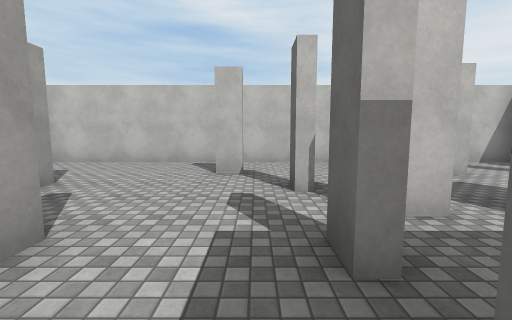
View 1 (above)

24 first-person views from a walk through a 3-D level made in the Unity game engine. The camera is 1.5 m above the floor, tilts 6° down and sees 90° across. The floor is counted in squares, 2 m on a side. Each view is taken from the middle of a square. On the plan, view 1 faces up. The plan holds only what a view shows up to about 9 squares ahead; the rest is blank. The place goes on beyond the plan. The player character is not drawn. Surface patterns are stand-ins for the level's own textures.

View 2
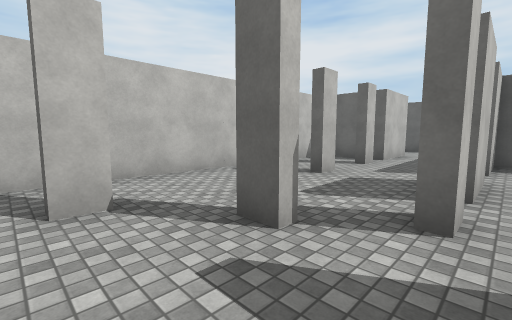

View 3
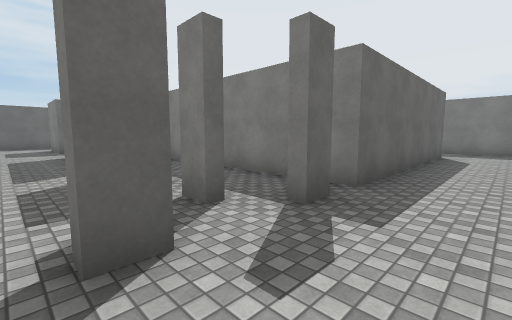

View 4
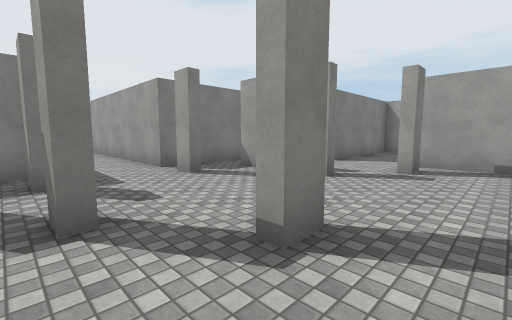

View 5
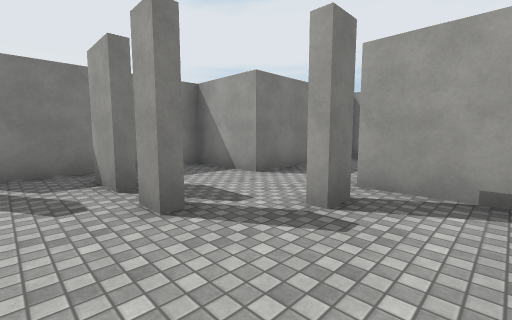

View 6
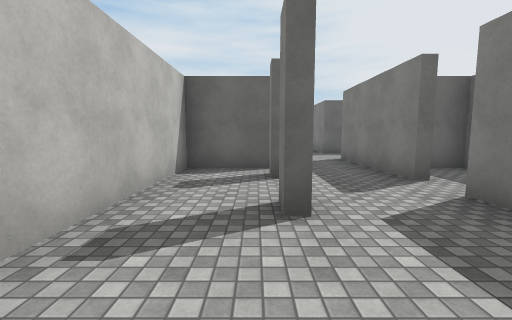

View 7
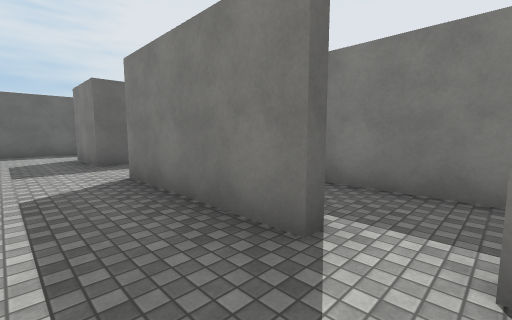

View 8
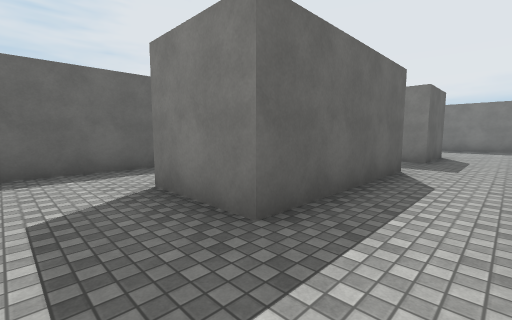

View 9
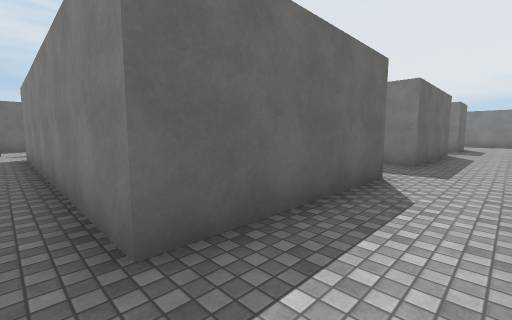

View 10
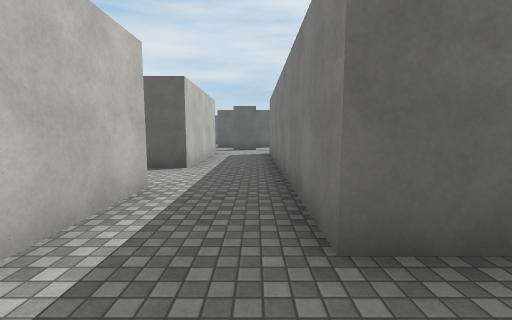

View 11
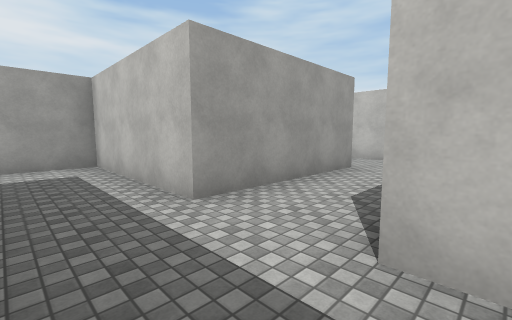

View 12
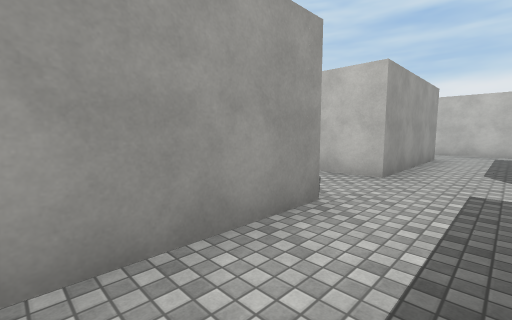

View 13
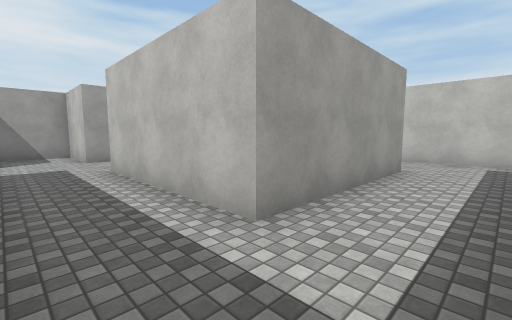

View 14
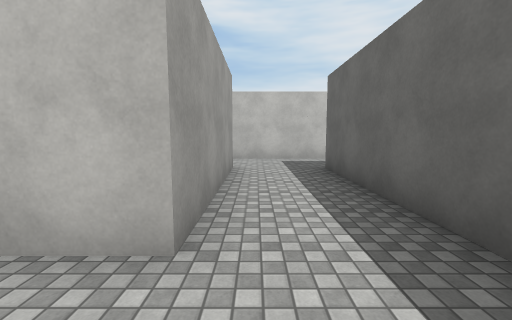

View 15
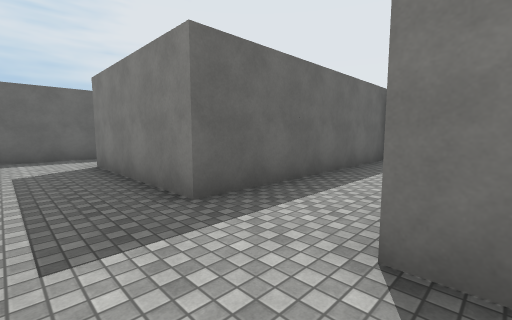

View 16
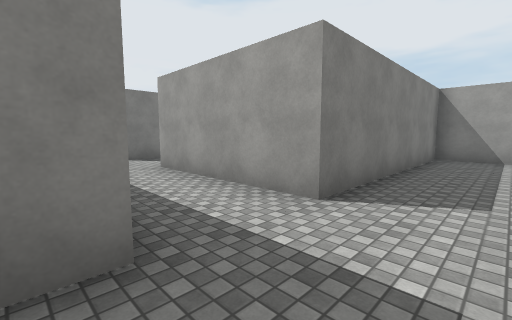

View 17
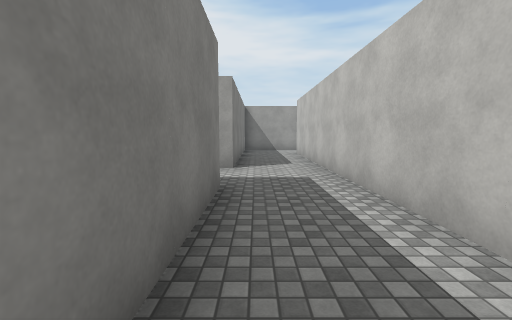

View 18
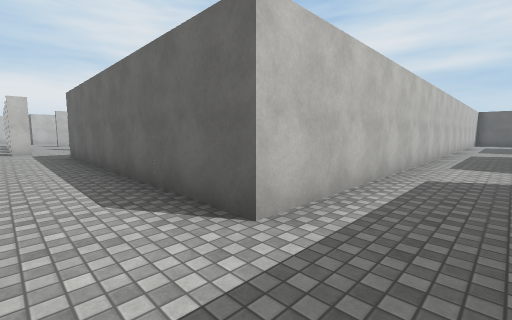

View 19
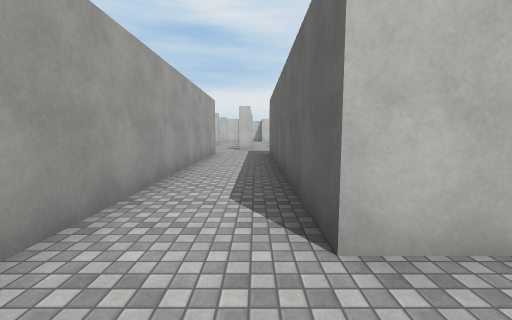

View 20
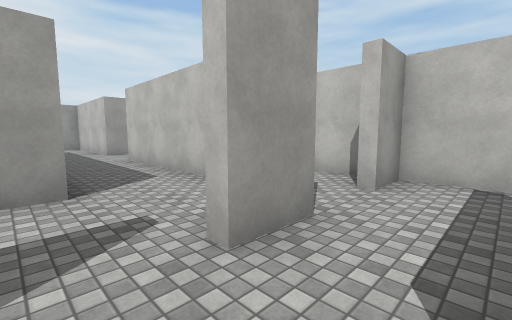

View 21
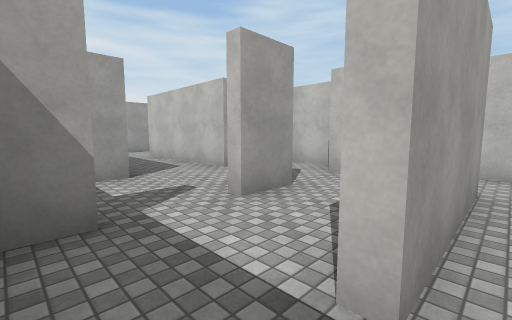

View 22
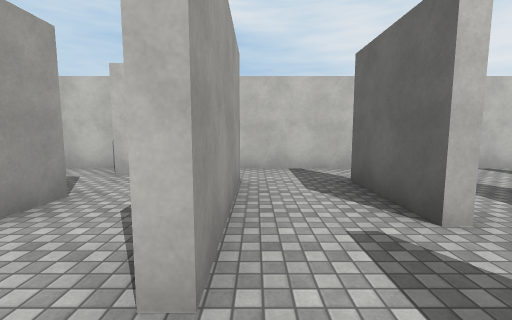

View 23
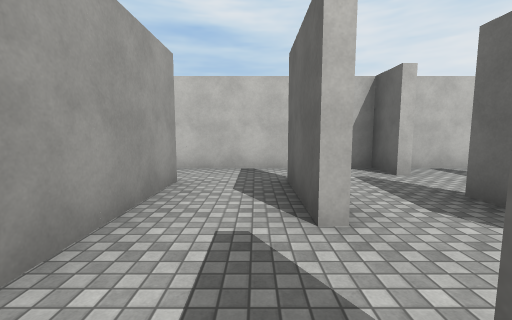

View 24
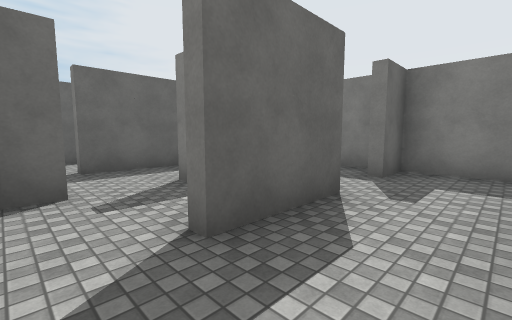

### Floor plan
Points are (right, up) in squares from view 1. A wall is a line through its corners. A room is listed if a view was taken in it or the views show most of it. See-through windows are left out.
Room 1 (views 1, 2, 3, 5)
walls: (0.5, 1.1) (0.5, 1.7); (0.7, 1.8) (0.7, 1.2); (-3, 2.6) (-3, 1.5); (0.5, 3.1) (0.5, 3.7); (1.1, 2.5) (1.8, 2.5); (1.9, 2.2) (1.3, 2.2); (-0.1, 4.7) (-0.7, 4.7); (-0.9, 5) (-0.2, 5); (-5.5, 2.5) (-5.5, 0.5) (-1.5, 0.5) (-1.5, -4.4); (4, 2.2) (2.5, 2.2); (0.5, 6.5) (-5.2, 6.5); (0.5, -5.6) (0.5, 0.5) (6.5, 0.5) (6.5, 2.2) (5, 2.2); (-5.5, 6.1) (-5.5, 4.5)
ways out: opening at (1.5, 4.5) to room 2; opening at (-6.5, 3.5)
Room 2 (views 4, 6, 7)
walls: (3.9, 4.5) (3.3, 4.5); (3.3, 4.7) (3.8, 4.7); (5.8, 4.5) (5.3, 4.5); (6.5, 4.5) (6.5, 6.5) (0.5, 6.5); (3.4, 2.5) (4, 2.5); (4.9, 2.5) (6.6, 2.5); (0.7, 3.9) (0.7, 3.2)
ways out: opening at (1.5, 4.5) to room 1; opening at (7.5, 3.5) to room 3
Room 3 (views 8, 9, 10)
walls: (10.5, 4.4) (10.5, 8.5) (12.5, 8.5); (8.5, 4.5) (6.5, 4.5); (6.6, 2.5) (8.5, 2.5); (10.5, -1.6) (10.5, 2.5) (12.5, 2.5); (12.5, 10.5) (8.5, 10.5) (8.5, 8.9); (10.5, -5.6) (10.5, -3.5) (11.1, -3.5)
ways out: opening at (7.5, 3.5) to room 2; opening at (11.5, 9.5) to room 4; opening at (9.5, -4.5); opening at (11.5, -2.5); opening at (11.5, 3.5)
Room 4 (views 11, 12, 13, 14, 15, 16, 17, 18, 19, 20, 21, 22)
walls: (11.5, 14.5) (12.5, 14.5) (12.5, 10.5); (20.5, 14.5) (20.5, 20.5) (24.5, 20.5); (14.4, 20.5) (18.5, 20.5) (18.5, 16.5) (14.5, 16.5); (20.1, 12.5) (18.9, 12.5); (18.5, 10.5) (14.5, 10.5) (14.5, 11.4); (22.5, 12.5) (20.8, 12.5) (20.8, 11.5); (20.8, 10) (20.8, 9); (21.1, 22.5) (8.5, 22.5) (8.5, 30.5); (12.5, 8.5) (18.5, 8.5) (18.5, 7.9); (20.8, 7.6) (20.8, 6.9); (26.5, 20) (26.5, 22.1); (6.5, 30.1) (6.5, 20.5) (12.5, 20.5) (12.5, 16.5) (10.5, 16.5) (10.5, 15)
ways out: opening at (11.5, 9.5) to room 3; opening at (23, 7) to room 5; opening at (23, 11.5) to room 6
Room 5 (view 23)
walls: (22.9, 6.5) (24.5, 6.5) (24.5, 7.5); (25.1, 6.5) (25.8, 6.5)
ways out: opening at (23, 7) to room 4; opening at (24, 9.5) to room 6; opening at (25, 8)
Room 6 (view 24)
walls: (22.8, 11) (22.8, 8); (25.5, 12.5) (22.5, 12.5); (24.5, 8.9) (24.5, 11)
ways out: opening at (23, 11.5) to room 4; opening at (24, 9.5) to room 5; opening at (25, 11.5) to room 7
Room 7 (no view inside)
walls: (26.5, 11.4) (26.5, 12.5) (25.5, 12.5); (26.5, 9.5) (26.5, 10)
ways out: opening at (25, 11.5) to room 6; opening at (26, 9); opening at (27, 10.5)

Where each view was taken, in squares from view 1:
view 1: 0 up, 0 right, facing up
view 2: 2 up, 1 left, facing up-right
view 3: 4 up, 1 left, facing down-right
view 4: 6 up, 1 right, facing down-left
view 5: 6 up, 2 left, facing down-left
view 6: 5 up, 1 right, facing right
view 7: 4 up, 4 right, facing down-right
view 8: 4 up, 9 right, facing down-right
view 9: 9 up, 9 right, facing down-right
view 10: 9 up, 9 right, facing right
view 11: 9 up, 15 right, facing up-left
view 12: 12 up, 14 right, facing up-left
view 13: 15 up, 20 right, facing up-left
view 14: 15 up, 19 right, facing up
view 15: 22 up, 18 right, facing down-right
view 16: 22 up, 15 right, facing down-left
view 17: 21 up, 18 right, facing left
view 18: 21 up, 7 right, facing up-right
view 19: 21 up, 8 right, facing up
view 20: 8 up, 22 right, facing up-left
view 21: 7 up, 23 right, facing up-left
view 22: 7 up, 23 right, facing up
view 23: 7 up, 24 right, facing up
view 24: 12 up, 23 right, facing down-right
